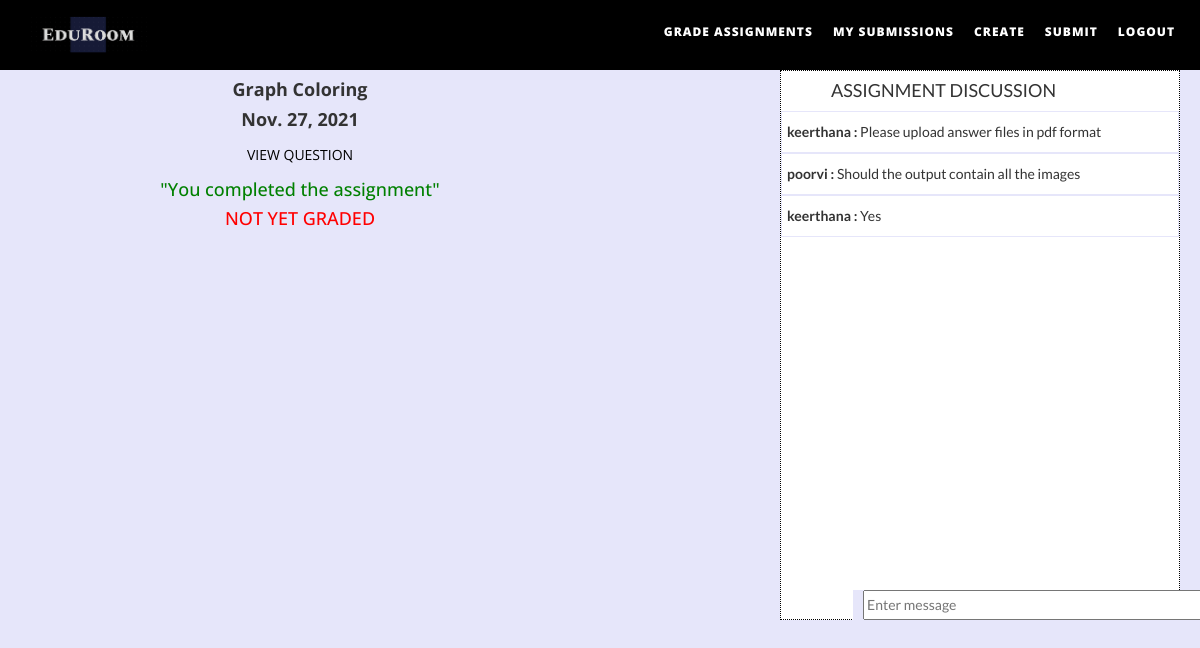
Page /submission-detial/12345 (signed in) on the committed database.
### assignments/models.py (models this page shows)
class Assignment(models.Model):
    QTN_CATEGORY=(
    ('Descriptive', 'Descriptive Question'),
    ('Coding', 'Coding question'),
    ('MCQ', 'Multiple Choice Questions'),
    )
    creator = models.ForeignKey(User, on_delete=models.CASCADE,blank=True)
    code= models.IntegerField(primary_key=True, help_text="Unique Code")
    title=models.CharField(max_length=100)
    deadline= models.DateField()
    question_file= models.FileField(upload_to='questions/')
    maximum_marks=models.PositiveIntegerField()

class AssignmentDiscussion(models.Model):
    id=models.IntegerField(primary_key=True)
    code=  models.IntegerField()
    student_name= models.ForeignKey(User, on_delete=models.CASCADE,blank=True)
    message_time=  models.DateTimeField(default=datetime.now, blank=True)
    message= models.TextField()

### assignments/views.py (the view)
# urls.py: path('submission-detial/<int:id>', assignment_views.submissionDetail, name='submission-detail'),
@login_required
def submissionDetail(request,id):
    assign = Assignment.objects.get(code=id)
    submission= Submissions.objects.get(code=id, student_name=request.user)
    msgs= AssignmentDiscussion.objects.filter(code=id).order_by('message_time')
    if submission:
        completed=True
        submission= Submissions.objects.get(code=id, student_name=request.user)
        marks=submission.marks
    else:
        completed=False
        marks=0
    context={
        'assign' : assign,
        'completed':completed,
        'marks':marks,
        'msgs':msgs
    }
    return render(request,'assignments/submission_detail.html',context)

### assignments/templates/assignments/submission_detail.html (shortened to what this page needs)
{% extends "assignments/base.html" %}
{% load static %}
{% load crispy_forms_tags %}
{% block content %}
<body style="background-color:lavender">
   <div style="display: flex;">
      <div style="flex: 1;height:550px">
         <div>
            <center>
               <h4><b>{{assign.title}} </h4>
            </center>
            <center>
               <h4><b>{{assign.deadline}} </h4>
            </center>
            <center><a href="{{assign.question_file.url}}"> VIEW QUESTION</a></center>
            {% if completed%}
            {% if marks %}
            <center>
               <h4 style="color:green"> Points : {{marks}} / {{assign.maximum_marks}} </h4>
            </center>
            {%else%}
            <center>
               <h4 style="color:green"> "You completed the assignment" </h4>
            </center>
            <center>
               <h4 style="color:red"> NOT YET GRADED</h4>
            </center>
            {% endif %}
            {% endif %}
         </div>
      </div>
      <div style="flex: 1;">
         <div>
            <div class="chat">
                <h4 style="margin-left:50px;"> ASSIGNMENT DISCUSSION</h4>
               {% for msg in msgs %}
               <div class="msg">
                  <b>{{msg.student_name }} : </b>
                  {{msg.message}}
               </div>
               {% endfor %}
               <div style="height:40px"></div>
            </div>
            <div class="chat-box">
               <form method="GET" action="{% url 'submit-message' assign.code %}" >
                  <input type="text" name="message" value="{{request.GET.message}}"   placeholder="Enter message"  class="chat-input">
               </form>
            </div>
         </div>
      </div>
   </div>
</body>
{% endblock content %}

### assignments/static/assignments/assets/css/style.css (style rules this page uses)
a:link { text-decoration: none; color: black; }
.chat { background-color: white; width: 400px; height: 550px; border: 1px dotted black; overflow-x: hidden; overflow-y: scroll; float: right; margin-right: 20px; margin-left: 10px; font-family: Lato; }
.chat-box { position: fixed; margin-top: 520px; font-family: Lato; margin-left: 253px; background-color: lavender; }
.chat-input { height: 30px; width: 380px; margin-left: 10px; }
.msg { padding: 5px; border: 1px solid lavender; background-color: white; }

### rows in the picture
Assignment: title "Graph Coloring", deadline "Nov. 27, 2021"
AssignmentDiscussion: student_name "keerthana", message "Please upload answer files in pdf format"
AssignmentDiscussion: student_name "poorvi", message "Should the output contain all the images"
AssignmentDiscussion: student_name "keerthana", message "Yes"
